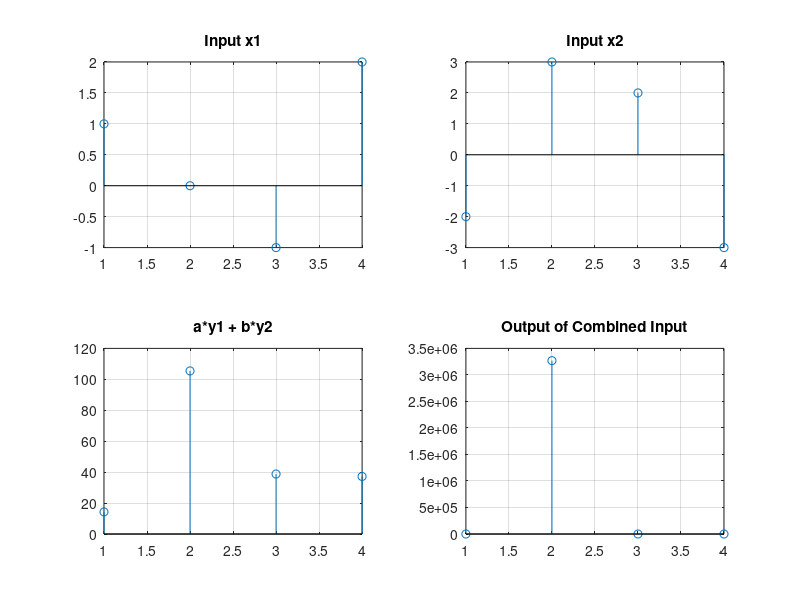
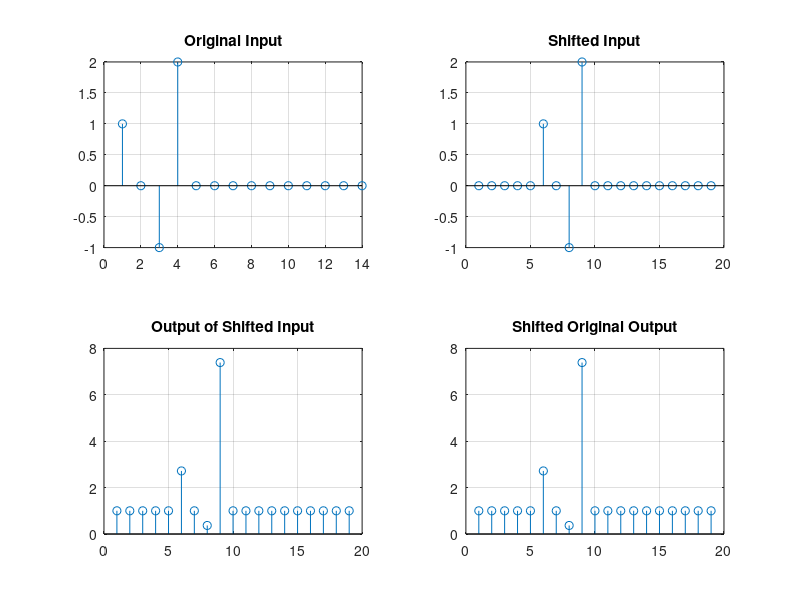
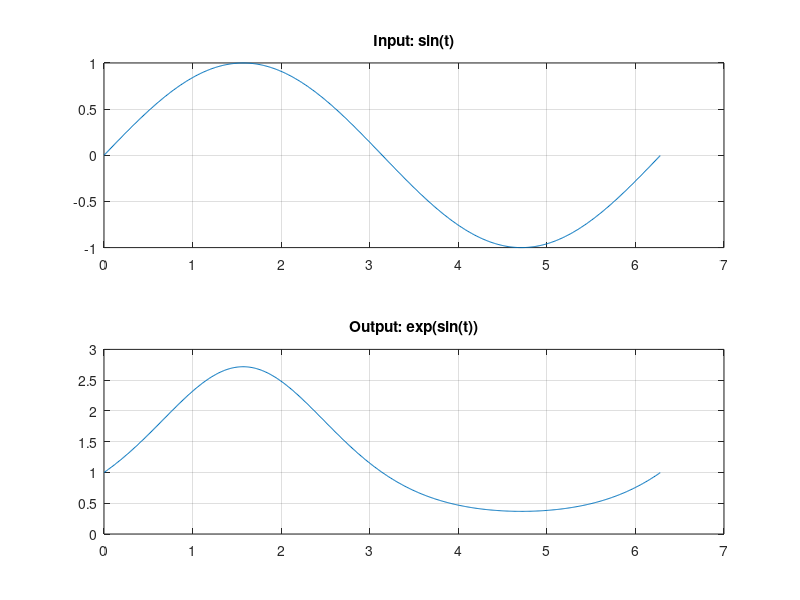

MATLAB code for these plots, in order:
clc;
clear;
close all;

% 1. LINEARITY TEST
x1 = [1 0 -1 2];
x2 = [-2 3 2 -3];

a = input('Enter a: ');
b = input('Enter b: ');

y1 = exp(x1);
y2 = exp(x2);

y_add = a*y1 + b*y2;
y_combined = exp(a*x1 + b*x2);

figure(1);
subplot(2,2,1); stem(x1); title('Input x1'); grid on;
subplot(2,2,2); stem(x2); title('Input x2'); grid on;
subplot(2,2,3); stem(y_add); title('a*y1 + b*y2'); grid on;
subplot(2,2,4); stem(y_combined); title('Output of Combined Input'); grid on;

if max(abs(y_add-y_combined)) < 0.001
    disp('Linear for these inputs');
else
    disp('Nonlinear');
end

% 2. TIME INVARIANCE TEST
x = [1 0 -1 2];
k = input('Enter shift k (0 or positive integer): ');

if k < 0 || k ~= floor(k)
    error('Enter a non-negative integer.');
end

x_original = [x zeros(1,10)];
x_shift = [zeros(1,k) x_original];

y_original = exp(x_original);
y_shift_input = exp(x_shift);
y_shift_output = [ones(1,k) y_original];

figure(2);
subplot(2,2,1); stem(x_original); title('Original Input'); grid on;
subplot(2,2,2); stem(x_shift); title('Shifted Input'); grid on;
subplot(2,2,3); stem(y_shift_input); title('Output of Shifted Input'); grid on;
subplot(2,2,4); stem(y_shift_output); title('Shifted Original Output'); grid on;

if max(abs(y_shift_input-y_shift_output)) < 0.001
    disp('Time invariant');
else
    disp('Time variant');
end

% 3. STABILITY TEST
t = 0:0.01:2*pi;
x = sin(t);
y = exp(x);

figure(3);
subplot(2,1,1);
plot(t,x);
title('Input: sin(t)');
grid on;

subplot(2,1,2);
plot(t,y);
title('Output: exp(sin(t))');
grid on;

disp('Output is bounded for this selected input.');
